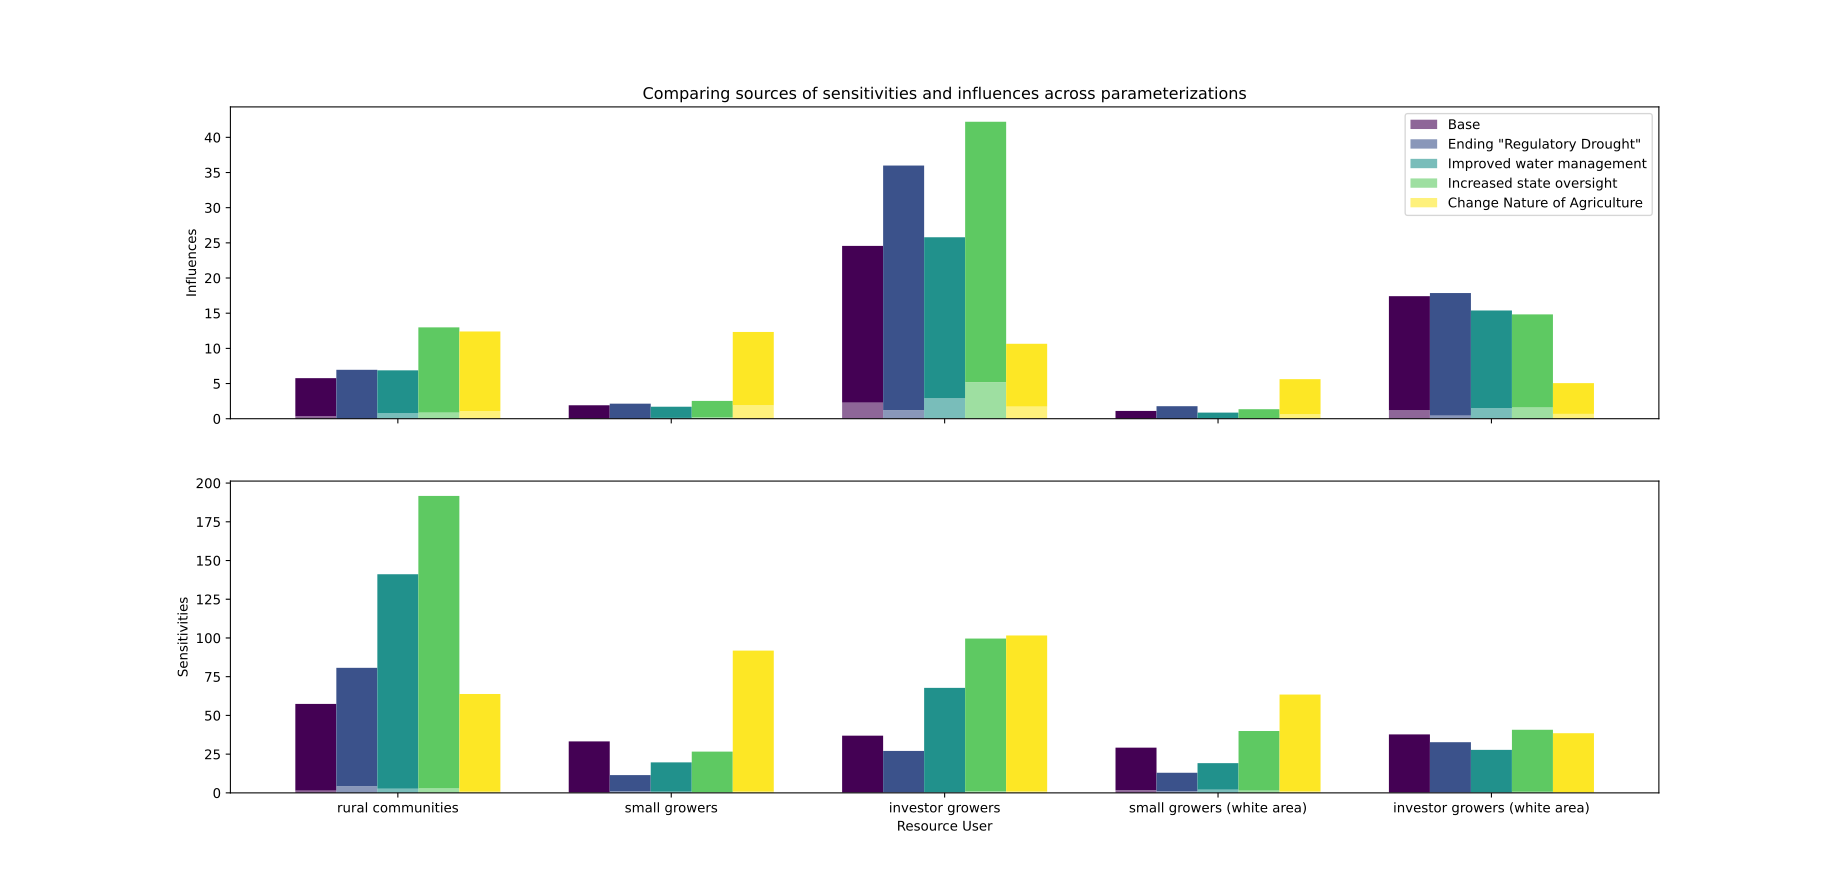

Python code for this plot:
import matplotlib.pyplot as plt
import numpy as np
import pandas as pd
from pathlib import Path
import pickle

entities = pd.read_excel('parameter_files\\base\entity_list.xlsx',sheet_name=None, header=None)
N_list=entities['N'].values[:,0]
N = len(N_list)

def compute_influence_sensitivity_breakdown(parameterization):
  filepath = Path('data\influences_sensitivities\%s\partial_impacts_%s_alt'
                                %(parameterization, parameterization))

  with open(filepath, 'rb') as f:
    impacts_list = pickle.load(f)
    
  impacts_mean = np.mean(impacts_list, axis=0)
  # influence over water
  influences_water = np.real(np.sum(impacts_mean[:,:3], axis=1)[3:3+N-2])
  # influence over other entities
  influences_social = np.real(np.sum(impacts_mean[:,3:], axis=1)[3:3+N-2])
  # sensitivity to water resources
  sensitivities_water = np.real(np.sum(impacts_mean[:3],axis=0)[3:3+N-2])
  # sensitivity to other entities
  sensitivities_social = np.real(np.sum(impacts_mean[3:],axis=0)[3:3+N-2])
    
    
  return influences_water, influences_social, sensitivities_water, sensitivities_social


influences_water = np.zeros((5,5))
influences_social = np.zeros((5,5))
sensitivities_water = np.zeros((5,5))
sensitivities_social = np.zeros((5,5))
param_versions = ['base', 'v1', 'v2', 'v3', 'v4']
parameterization_labels = ['Base','Ending "Regulatory Drought"', 'Improved water management', 'Increased state oversight', 'Change Nature of Agriculture']


for i in range(5):
  influences_water[i], influences_social[i], sensitivities_water[i], sensitivities_social[i] = \
    compute_influence_sensitivity_breakdown(param_versions[i])

fig, axs = plt.subplots(nrows=2, ncols=1, sharex='all')
# Color scheme
colors_base = plt.cm.viridis(np.linspace(0, 1, len(param_versions)))
colors_light = colors_base.copy()
colors_light[:, -1] = 0.6  # Adjust alpha to make lighter versions
# Create an index for each tick position
ind = np.arange(N-2)

# # Figure size
# plt.figure(figsize=(15, 8))

# Bar width
width = 0.15

# Generate the stacked bars
# Plot of influences
for stack in range(len(param_versions)):
    bottoms = np.zeros(len(param_versions))
    for section in range(2): # for the water vs social
        values = influences_water if section == 0 else influences_social
        color = colors_light[stack] if section == 0 else colors_base[stack]
        axs[0].bar(ind + stack * width, values[stack], width,
                label=parameterization_labels[stack] if section == 0 else "",
                bottom=bottoms, color=color)
        bottoms += values[stack]
        
# Plot of sensitivities
for stack in range(len(param_versions)):
    bottoms = np.zeros(len(param_versions))
    for section in range(2): # for the water vs social
        values = sensitivities_water if section == 0 else sensitivities_social
        color = colors_light[stack] if section == 0 else colors_base[stack]
        axs[1].bar(ind + stack * width, values[stack], width,
                label=parameterization_labels[stack] if section == 0 else "",
                bottom=bottoms, color=color)
        bottoms += values[stack]
        
# Describe the data
axs[1].set_xlabel('Resource User')
axs[0].set_ylabel('Influences')
axs[1].set_ylabel('Sensitivities')
axs[0].set_title('Comparing sources of sensitivities and influences across parameterizations')

# Position and labels for ticks
axs[0].set_xticks(ind + width * ((N-2) - 1) / 2, N_list[:-2])
axs[1].set_xticks(ind + width * ((N-2) - 1) / 2, N_list[:-2])
axs[0].legend()
plt.savefig('influence_sensitivity_breakdown.svg', bbox_inches='tight')